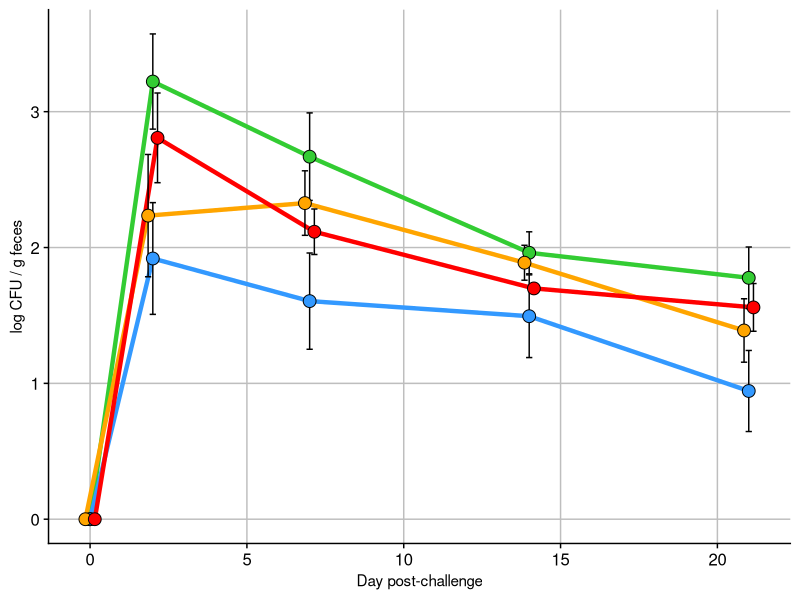

Generate this figure with R: (Note: this script raises an error after producing the figure.)
require(pracma)
library(tidyverse)
library(Hmisc)
library(tidyverse)
library(cowplot)
theme_set(theme_cowplot())
# Read in data

sal_data <- read_csv('./data/FS12b_salmonella_data.csv')

# orders the treatment factors and makes a timepoint factor for plotting ease

sal_data$treatment <- factor(sal_data$treatment, levels = c('control', 'RPS', 'Acid', 'Zn+Cu', 'RCS', 'Bglu'))

sal_data$treatXtime <- factor(sal_data$treatXtime, levels = c('control_0', 'RPS_0', 'Acid_0', 'Zn+Cu_0', 'RCS_0', 'Bglu_0',
                                                              'control_2', 'RPS_2', 'Acid_2', 'Zn+Cu_2', 'RCS_2', 'Bglu_2',
                                                              'control_7', 'RPS_7', 'Acid_7', 'Zn+Cu_7', 'RCS_7', 'Bglu_7',
                                                              'control_14', 'RPS_14', 'Acid_14', 'Zn+Cu_14', 'RCS_14', 'Bglu_14',
                                                              'control_21', 'RPS_21', 'Acid_21', 'Zn+Cu_21', 'RCS_21', 'Bglu_21'))

sal_data$time_point_fact <- factor(sal_data$time_point)
# sal_data$time_point
#

sal_data <- sal_data %>% filter(!(treatment %in% c('Zn+Cu', 'Bglu')) & pignum != 101)




all_daily <- sal_data %>% filter(pignum != 101) %>% group_by(time_point, treatment) %>%
  summarise(mean_sal=mean(log_sal),
            sd_sal=sd(log_sal),
            num=n(),
            se_sal=sd_sal/sqrt(num))






### Figure 1A
F1A <- all_daily %>% 
  mutate(TPP=case_when(
    treatment == 'RPS'  ~    time_point, 
    treatment == 'Acid' ~    time_point - .15, 
    treatment == 'RCS'  ~    time_point + .15, 
    treatment == 'control' ~ time_point, 
    TRUE ~ 1000000000000000000)) %>% 
  filter(!(treatment %in% c('Zn+Cu', 'Bglu'))) %>%
  ggplot(aes(x=TPP, y=mean_sal, fill=treatment, group=treatment)) +
  # geom_jitter(aes(x=time_point, y=log_sal, color=treatment), data=filter(sal_data, !(treatment %in% c('Zn+Cu', 'Bglu'))& pignum !=101), alpha=.5) + 
  geom_line(aes(color=treatment), size=1.5)+
  geom_errorbar(aes(ymin=mean_sal-se_sal,ymax=mean_sal+se_sal), width=.2) +
  geom_point(shape=21, size=4) +
  scale_color_manual(values=c('#33CC33', '#3399FF', 'orange', 'red', 'grey', 'purple')) + 
  scale_fill_manual(values=c('#33CC33', '#3399FF', 'orange', 'red', 'grey', 'purple')) +
  ylab('log CFU / g feces') +
  xlab('Day post-challenge') +
  theme(legend.position = 'none', 
        axis.title = element_text(size = 11), 
        panel.grid.major = element_line(color='grey'))
  # ggtitle('Daily shedding, group summary statistics')


F1A
###


#############






#####
# use this #
# nest and do an anova at each timepoint
library(broom)
# daily_tests <- sal_data %>% 
#   filter(time_point != 0) %>% 
#   group_by(time_point) %>%
#   nest() %>% 
#   mutate(AOV=map(.x = data, ~ aov(data=.x, log_sal ~ treatment)), 
#          tid_AOV=map(AOV, tidy), 
#          TUK=map(AOV, TukeyHSD), 
#          tid_TUK=map(TUK, tidy))
# 
# 
# daily_tests %>% select(time_point, tid_AOV) %>% unnest(cols = tid_AOV)
# 
# 
# 
# daily_tuks <- daily_tests %>%
#   select(time_point, tid_TUK) %>% unnest(cols = tid_TUK) %>%
#   filter(grepl('control', contrast)) %>% 
#   mutate(tuk_pval=adj.p.value, 
#          fdr_pval=p.adjust(adj.p.value, method = 'fdr'), 
#          TPP=paste('Day', time_point), 
#          TPP=factor(TPP, levels = c('Day 2', 'Day 7', 'Day 14', 'Day 21'))) %>% 
#   select(-adj.p.value)
# 
# anno <- tibble(y=c(0,0,0,0), 
#                TPP=factor(c('Day 2','Day 7','Day 14','Day 21'), levels = c('Day 2', 'Day 7', 'Day 14', 'Day 21')), 
#                x=c(3.6,3.6,3.6,3.6), 
#                labtext = c('ANOVA p=0.10', 
#                            'ANOVA p=0.07',
#                            'ANOVA p=0.26',
#                            'ANOVA p=0.11'))
# 
# ### FIG 1B
# # PROBABLY CUT THIS FIGURE #
# F1B <- daily_tuks %>%
#   ggplot(aes(x=contrast, y=estimate, ymin=conf.low, ymax=conf.high, color=contrast)) +
#   geom_hline(yintercept = 0, color='grey')+
#   geom_pointrange(size=.5) + 
#   geom_label(data=anno, aes(x=x,y=y,label=labtext), inherit.aes = FALSE)+
#   geom_text(aes(label=round(tuk_pval, digits = 2), y=2))+
#   coord_flip() + scale_x_discrete(expand = expand_scale(add = c(.5,1)))+
#   facet_wrap(.~TPP, ncol = 4) + 
#   ylim(-3,3) + scale_color_manual(values=c('red','orange','#3399FF')) +
#   theme(panel.border = element_rect(colour = "black", fill=NA, size=1), 
#         legend.position = 'none', 
#         axis.title.y = element_blank(), 
#         axis.title.x = element_text(size=11), 
#         panel.grid.major.x = element_line(color = 'grey', size = .2))
# 
# 
# F1B


# FIGURE 2A


library(lme4)
library(lmerTest)
# lmer(data=sal_data, formula = log_sal ~ )

sal_no0 <- 
  sal_data %>%
  filter(time_point != 0) %>% 
  mutate(pignum=factor(pignum), 
         treatment=factor(treatment, levels = c('control', 'RPS', 'Acid', 'RCS')))

glimpse(sal_no0)
fit_interact   <- lmer(log_sal ~ time_point_fact * treatment + (1|pignum) , data=sal_no0)      # time is factor
fit_nointeract <- lmer(log_sal ~ time_point_fact + treatment + (1|pignum) , data=sal_no0)      # time is factor

# 
# AIC(fit_interact, fit_nointeract)
# anova(fit_interact, fit_nointeract)
# 
# summary(fit_interact)
# confint(fit_interact)
# 
# confint(fit_nointeract)
# summary(fit_nointeract)
# car::Anova(fit_interact)
# car::Anova(fit_nointeract)
# 

# m.emm <- emmeans(fit_nointeract, c("time_point_fact", 'treatment'))
library(emmeans)
contrast.emm <-
  emmeans(fit_interact, ~ treatment | time_point_fact) %>%
  contrast(method='revpairwise') %>%
  tidy(conf.int=TRUE) %>% 
  mutate(day=factor(time_point_fact, levels = c('0','2', '7', '14', '21')), 
         contrast=factor(contrast, levels = c('RCS - control', 'Acid - control','RPS - control' ))) 

means.emm <-
  emmeans(fit_interact, ~ treatment | time_point_fact) %>%
  tidy(conf.int=TRUE) %>% 
  mutate(day=factor(time_point_fact, levels = c('0','2', '7', '14', '21'))) %>% 
  select(-time_point_fact)

D0s <- tibble(treatment=c('control', 'RPS', 'Acid', 'RCS'), 
              estimate=0, df=126, conf.low=0, conf.high=0, statistic=0, p.value=0, 
              day=factor(c('0','0','0','0'), levels=c('0', '2', '7', '14', '21')))
tes <- rbind(D0s, means.emm)


rbind(D0s, means.emm) %>% 
  ggplot(aes(x=as.numeric(as.character(day)), y=estimate, color=treatment, group=treatment)) + geom_point()+
  geom_pointrange(aes(ymin=conf.low, ymax=conf.high)) + 
  geom_line()

F1A

F1B <- 
  contrast.emm %>%
    filter(grepl('control', contrast)) %>% 
    ggplot(aes(x=contrast, y=estimate, color=contrast))+
    geom_point() +
    geom_hline(yintercept = 0)+
    geom_pointrange(aes(ymin=conf.low, ymax=conf.high)) +
    coord_flip()+ 
    facet_wrap(~day, nrow = 1)+
    scale_color_manual(values=c('red','orange','#3399FF')) 



#### TISSUES ###



# AULC
sum_sal <- sal_data %>% group_by(pignum) %>%
  summarise(AULC=trapz(time_point, log_sal),
            sum=sum(log_sal), 
            maxshed=log_sal[which.max(log_sal)], 
            day_max=time_point[which.max(log_sal)], 
            pos_samples=sum(log_sal > 0), 
            treatment=unique(treatment))


# re orders sum_sal
sum_sal <- sum_sal[match(filter(sal_data, time_point==2)$pignum,sum_sal$pignum),]



sum_sal$treatment <- factor(sum_sal$treatment, levels = c('control', 'RPS', 'Acid', 'Zn+Cu', 'RCS', 'Bglu'))


F2A <- filter(sum_sal, pignum !=101) %>% 
  ggplot(aes(x=treatment, y=AULC, fill=treatment))+
  geom_boxplot(outlier.alpha = 0) +
  geom_jitter(aes(fill=treatment), shape=21, size=1.75, stroke=1, width = .13) +
  scale_fill_manual(values=c('#33CC33', '#3399FF', 'orange', 'red', 'grey', 'purple')) +
  # ggtitle('Cumulative Salmonella shedding (AULC)', subtitle = 'ANOVA P = 0.0123') +
  theme(legend.position = 'none', 
        panel.border = element_rect(colour = 'black', fill=NA), 
        axis.title.x = element_blank(), 
        panel.grid.major = element_line(color='grey'))


F2A


### USE THIS FOR AULC STAT TEST ###
aov_AULC <- aov(data=sum_sal, AULC~treatment)
summary(aov_AULC)

AULC_tuk <- TukeyHSD(aov_AULC) %>% tidy()

F2B <- AULC_tuk %>% filter(grepl('control', contrast)) %>% 
  mutate(contrast=factor(contrast, levels = c('RCS-control', 'Acid-control','RPS-control'))) %>%
  ggplot(aes(x=contrast, y=estimate, ymin=conf.low, ymax=conf.high,color=contrast)) +
  geom_hline(yintercept = 0, color='grey') +
  geom_pointrange(size=.75) +
  geom_text(aes(x=contrast,y=8,
                label=paste('P=', round(adj.p.value, 2))), 
            hjust=0) +
  ggtitle('ANOVA P = 0.012') + 
  ylim(-32,32)+
  # scale_y_continuous(expand = expand_scale(add = c(5,15)))+
  theme(panel.border = element_rect(color='black', fill=NA), 
        legend.position='none', 
        axis.title.y = element_blank(), 
        axis.text = element_text(size=10), 
        panel.grid.major.x = element_line(color='grey', size=.2))+
  coord_flip() +
  scale_color_manual(values=c('red','orange','#3399FF')) 
F2B
# 
# sample(2:50, size = length(sal_no0$Salmonella[sal_no0$Salmonella == 50]), replace = TRUE)
# 
# length(sal_no0$Salmonella[sal_no0$Salmonella == 50])
# 
# sal_no0$Salmonella[sal_no0$Salmonella == 50] <-sample(1:50, size = length(sal_no0$Salmonella[sal_no0$Salmonella == 50]), replace = TRUE) 
# 
# sal_no0$log_sal2 <- log10(sal_no0$Salmonella)
# 
# sal_no0$log_sal2[is.infinite(sal_no0$log_sal2)] <- 0
# 
# 
# hist(sal_no0$log_sal2, breaks=100)
# 
# scale(sal_no0$log_sal2)
# 
# 
# fit_interact   <- lmer(scale(log_sal2) ~ time_point_fact * treatment + (1|pignum) , data=sal_no0)      # time is factor
# plot(fit_interact)
# 
# sal_no0$Salmonella
# sample(1:50, size = 1, replace = TRUE)
# 
# 

################################
# setwd("~/FS12")
# TISSUES


tis <- read.csv('./data/D21_tissues.csv')
tis$log_sal <- log10(tis$Salmonella)
tis$log_sal <- as.numeric(sub(-Inf, 0, tis$log_sal))
tis <- na.exclude(tis)

tis <- tis %>% filter(!treatment %in% c('Zn+Cu', 'Bglu'))

tis$treatment <- factor(tis$treatment, levels = c('control', 'RPS', 'Acid', 'RCS'))




sal_tis21 <- 
  tis %>%
  mutate(pignum=factor(pignum), 
         treatment=factor(treatment, levels = c('control', 'RPS', 'Acid', 'RCS')))

glimpse(sal_tis21)

fit_interact   <- lmer(log_sal ~ tissue * treatment + (1|pignum) , data=sal_tis21)      # time is factor



### REPLACE FIG3 (TISSUE SHEDDING) WITH THESE
contrast.emm <-
  emmeans(fit_interact, ~ treatment | tissue) %>%
  contrast(method='revpairwise') %>%
  tidy(conf.int=TRUE) %>% 
  mutate(contrast=factor(contrast, levels = c('RCS - control', 'Acid - control','RPS - control' ))) 

means.emm <-
  emmeans(fit_interact, ~ treatment | tissue) %>%
  tidy(conf.int=TRUE) 


#######


# 

# tables?

tissum <- tis %>% group_by(treatment, tissue) %>% 
  summarise(mean_lcfu=mean(log_sal),
            num_pos=sum(log_sal>0), 
            tot_obs=n())


tissum %>% filter(tissue=='cecal_cont')




#

tis_tests <- tis %>%  group_by(tissue) %>% nest() %>% 
  mutate(AOV=map(.x = data, ~ aov(data=.x, log_sal ~ treatment)), 
         tid_AOV=map(AOV, tidy), 
         TUK=map(AOV, TukeyHSD), 
         tid_TUK=map(TUK, tidy))


tis_tests %>% select(tissue, tid_AOV) %>% unnest(cols = tid_AOV)

tis_anno <- tibble(y=c(0,0,0,0,0), 
                   tissue=factor(c('cecal_cont','Cecum','ICLN','IPP', 'Tonsil'), levels = c('cecal_cont','Cecum','ICLN','IPP', 'Tonsil')), 
                   x=c(3.9,3.9,3.9,3.9,3.9), 
                   labtext = c('ANOVA p=0.02', 
                               'ANOVA p=0.05',
                               'ANOVA p=0.13',
                               'ANOVA p=0.54',
                               'ANOVA p=0.01'))


  
tissue_tuks <- tis_tests %>%
  select(tissue, tid_TUK) %>% unnest(cols = tid_TUK) %>%
  filter(grepl('control', contrast)) %>% 
  mutate(tuk_pval=adj.p.value, 
         fdr_pval=p.adjust(adj.p.value, method = 'fdr')) %>% 
  select(-adj.p.value)

tissue_tuks
  
#

all_tis <- tis %>% group_by(tissue, treatment) %>%
  summarise(mean_sal=mean(log_sal),
            sd_sal=sd(log_sal),
            num=n(),
            se_sal=sd_sal/sqrt(num))






### Figure 3A
F3A <- all_tis %>%
  ggplot(aes(x=treatment, y=mean_sal, fill=treatment, group=treatment)) +
  # geom_jitter(aes(x=time_point, y=log_sal, color=treatment), data=filter(sal_data, !(treatment %in% c('Zn+Cu', 'Bglu'))& pignum !=101), alpha=.5) + 
  geom_col(aes(fill=treatment), size=1.5)+
  geom_errorbar(aes(ymin=mean_sal-se_sal,ymax=mean_sal+se_sal), width=.2) +
  scale_color_manual(values=c('#33CC33', '#3399FF', 'orange', 'red', 'grey', 'purple')) + 
  scale_fill_manual(values=c('#33CC33', '#3399FF', 'orange', 'red', 'grey', 'purple')) +
  ylab('log CFU / g tissue') +
  theme(panel.border = element_rect(color = 'black', fill = NA), 
        axis.text.x = element_text(angle = -45, hjust = 0), 
        axis.title.x = element_blank(), 
        legend.position = 'none', 
        axis.title.y = element_text(size = 11), 
        panel.grid.major = element_line(color='grey', size=.25))+
  # ggtitle('tissue colonization') +
  facet_wrap(~tissue, ncol = 5)


F3A



#
# Figure 3B

F3B <- tissue_tuks %>%
  mutate(contrast = factor(contrast, levels=c('RCS-control', 'Acid-control','RPS-control'))) %>% 
  ggplot(aes(x=contrast, y=estimate, ymin=conf.low, ymax=conf.high, color=contrast)) +
  geom_hline(yintercept = 0, color='grey')+
  geom_pointrange(size=.5) + 
  geom_label(data=tis_anno, aes(x=x,y=y,label=labtext), inherit.aes = FALSE, size=3)+
  geom_text(aes(label=round(tuk_pval, digits = 2), y=2))+
  coord_flip() + scale_x_discrete(expand = expand_scale(add = c(1,1.5)))+
  facet_wrap(.~tissue, ncol = 5) +
  ylim(-3.5,3.5) + scale_color_manual(values=c('red','orange','#3399FF')) +
  theme(panel.border = element_rect(colour = "black", fill=NA, size=1), 
        axis.title.y=element_blank(), 
        legend.position = 'none', 
        panel.grid.major = element_line(color='grey', size=.25))


F3B

### COWPLOT ZONE ###

# Figure 1

# F1A
# F1B


fig_1 <- ggdraw()+
  draw_plot(F1A, 0,.45,1,.55)+
  draw_plot(F1B, 0,0,1,.45)+
  draw_plot_label(x=c(0,0), y=c(1,.45), label = c('A', 'B'))
fig_1


ggsave(fig_1,
       filename = './output/figure1.jpeg',
       width = 180,
       height = 150,
       device = 'jpeg',
       dpi = 300,
       units = 'mm')


# Figure 2

# F2A
# F2B


fig_2 <- ggdraw()+
  draw_plot(F2A, 0,0,.6,1)+
  draw_plot(F2B, .6,0,.4,1)+
  draw_plot_label(x=c(0,.6), y=c(1,1), label = c('A', 'B'))
fig_2


ggsave(fig_2,
       filename = './output/figure2.jpeg',
       width = 180,
       height = 85,
       device = 'jpeg',
       dpi = 300,
       units = 'mm')



# Figure 3

# F3A
# F3B


fig_3 <- ggdraw()+
  draw_plot(F3A, 0,.5,1,.5)+
  draw_plot(F3B, 0,0,1,.5)+
  draw_plot_label(x=c(0,0), y=c(1,.5), label = c('A', 'B'))
fig_3


ggsave(fig_3,
       filename = './output/figure3.jpeg',
       width = 180,
       height = 150,
       device = 'jpeg',
       dpi = 300,
       units = 'mm')



########### FOR A HIGH VS LOW SHEDDER SHED FIGURE ##########

tis_RPS <- tis %>% filter(treatment %in% c('control', 'RPS'))
sum_sal_RPS <- sum_sal %>% filter(treatment %in% c('control', 'RPS'))

controls <- sum_sal$pignum[sum_sal_RPS$treatment == 'control']


tis_RPS$shed <- ifelse(tis_RPS$pignum %in% c(373,321,181,392,97), 'RPS_low',
                       ifelse(tis_RPS$pignum %in% controls,'control', 'RPS_high'))
                       
                       
sum_sal_RPS$shed <- ifelse(sum_sal_RPS$pignum %in% c(373,321,181,392,97), 'RPS_low',
                           ifelse(sum_sal_RPS$pignum %in% controls,'control', 'RPS_high'))

tis_RPS %>% ggplot(aes(x=shed, y=log_sal, group=shed, fill=shed)) +
  geom_boxplot(outlier.alpha = 0) +
  geom_jitter(shape=21,width = .1, size=2.25) +
  facet_wrap(~tissue) +
  scale_fill_manual(values=c('#33CC33', '#246DB6', '#47D6FF', 'orange', 'red', 'grey', 'purple')) +
  ggtitle('Cecal Contents')

sum_sal_RPS %>% ggplot(aes(x=treatment, y=AULC, group=shed, fill=shed)) +
  geom_boxplot(outlier.alpha = 0) +
  geom_jitter(shape=21,width = .1, size=2.25) +
  #facet_wrap(~tissue) +
  scale_fill_manual(values=c('#33CC33', '#246DB6', '#47D6FF', 'orange', 'red', 'grey', 'purple')) +
  ggtitle('AULC')


#C8C226
#985CF9

# CONTROL COLOR    '#33CC33'
# RPS COLOR        '#3399FF'
# HIGH SHED COLOR: '#246DB6'
# LOW SHED COLOR:  '#47D6FF'

darken('#3399FF')
lighten('#3399FF')



sum_sal %>% ggplot(aes(x=0, y=AULC,fill=treatment)) +
  # geom_boxplot(outlier.alpha = 0) +
  geom_jitter(shape=21,width = .01, size=2.25)+ geom_violin()



sum_sal %>% 
  ggplot(aes(x=AULC, fill=treatment)) +
  geom_histogram(fill='grey', color='grey') +
  geom_histogram(color=alpha('black', alpha = .5)) +
  # geom_vline(xintercept = c(30.75, 44.5), color='purple') +
  scale_fill_manual(values=c('#33CC33', '#3399FF', 'orange', 'red', 'grey', 'purple'))




# high-low shedding curves

sal_data <- sal_data %>%
  mutate(treatment2=
           case_when(
            treatment == 'control'       ~ 'control', 
            pignum %in% c(373,321,181,392,97) ~ 'RPS_low',
            treatment == 'RPS' & !(pignum %in% c(373,321,181,392,97)) ~ 'RPS_high'
  
))

sal_data %>%
  ggplot(aes(x=time_point, y=log_sal)) +
  geom_point(color='grey') + 
  geom_line(data=sal_data %>% filter(treatment %in% c('control', 'RPS')), aes(group=pignum, color=treatment2))


sal_data %>%
  filter(treatment %in% c('control', 'RPS')) %>% 
  ggplot(aes(x=treatment2, y=log_sal, fill=treatment2)) + 
  geom_boxplot() + geom_jitter(width = .2) + 
  facet_wrap(~time_point_fact, nrow = 1) + 
  geom_text_repel(aes(label=pignum))



# 
# 
# ### NEED CECAL VFA DATA FOR THIS NEXT SECTION ###
# 
# vfas_for_cor <- read_csv('data/FS12b_vfas_for_cor.csv')
# 
# ### NEED TO REMOVE ONE TREATMENT BEFORE MERGE
# vfas_for_cor <- vfas_for_cor %>% select(-treatment)
# sal_for_cor <- merge(sal_for_cor, vfas_for_cor, by = 'pignum')
# rownames(sal_for_cor) <- sal_for_cor$pignum
# 
# 
# ##### fecal corrs #####
# fec_cor <- res.all %>% select(-treatment) %>% full_join(sum_sal, by = 'pignum')
# fec_cor <- fec_cor[-288,]
# 
# sum_sal
# 
# fec_cor %>% filter(time == 0) %>% ggplot(aes(x=butyrate, y=AULC)) + geom_point() + geom_smooth(method = 'lm')+ scale_color_manual(values=c('#33CC33', '#3399FF', 'orange', 'red', 'grey', 'purple'))
# fec_cor %>% filter(time == 0) %>% ggplot(aes(x=caproate, y=AULC)) + geom_point() + geom_smooth(method = 'lm')+ scale_color_manual(values=c('#33CC33', '#3399FF', 'orange', 'red', 'grey', 'purple'))
# fec_cor %>% filter(time == 0) %>% ggplot(aes(x=valerate, y=AULC)) + geom_point() + geom_smooth(method = 'lm')+ scale_color_manual(values=c('#33CC33', '#3399FF', 'orange', 'red', 'grey', 'purple'))
# 
# 
# fec_cor %>% ggplot(aes(x=valerate, y=AULC)) + geom_point() + geom_smooth(method = 'lm')+ scale_color_manual(values=c('#33CC33', '#3399FF', 'orange', 'red', 'grey', 'purple')) + facet_wrap(~time)
# fec_cor %>% ggplot(aes(x=caproate, y=AULC)) + geom_point() + geom_smooth(method = 'lm')+ scale_color_manual(values=c('#33CC33', '#3399FF', 'orange', 'red', 'grey', 'purple')) + facet_wrap(~time)
# 
# 
# 
# fec_cor %>% filter(time == 0) %>% ggplot(aes(x=valerate, y=AULC)) + geom_point() + geom_smooth(method = 'lm')+ scale_color_manual(values=c('#33CC33', '#3399FF', 'orange', 'red', 'grey', 'purple'))
# 
# 
# ### is this meta from the 16S stuff?
# meta %>% filter(experiment == 'X12b') %>% ggplot(aes(x=caproate, y=log_sal)) + geom_point() + geom_smooth(method = 'lm') + facet_wrap(~day)
# 
# meta_for_corr <- meta %>% mutate(day_fact=factor(day, levels = c('D0', 'D2', 'D7', 'D14', 'D21'))) %>% filter(experiment == 'X12b')
# 
# meta_for_corr %>% filter(tissue =='F' & day != 'D0') %>% ggplot(aes(x=caproate, y=log_sal)) + geom_point() + geom_smooth(method = 'lm') + facet_wrap(~day_fact)
# meta_for_corr %>% filter(tissue =='F' & day != 'D0') %>% ggplot(aes(x=valerate, y=log_sal)) + geom_point() + geom_smooth(method = 'lm') + facet_wrap(~day_fact)
# meta_for_corr %>% filter(tissue =='F' & day != 'D0') %>% ggplot(aes(x=butyrate, y=log_sal)) + geom_point() + geom_smooth(method = 'lm') + facet_wrap(~day_fact)
# 
# # meta_for_corr$treatment
# sal_vfa_cor <- meta_for_corr %>% select(pignum,day, tissue, treatment, log_sal, AULC, ends_with('ate')) %>%
#   filter(pignum!=101 & tissue != 'Q' & treatment %in% c('Control', 'RPS', 'Acid', 'RCS')) %>% na.omit()
# 
# sal_vfa_cor <- sal_vfa_cor %>% mutate(total=rowSums(.[grep("ate", names(.))]))
# 
# 
# globa_log_sal_VFA_corrs <- sal_vfa_cor %>% group_by(day, tissue) %>% 
#                                           summarise(ace_corP=cor.test(log_sal, acetate)$p.value, 
#                                                     pro_corP=cor.test(log_sal, propionate)$p.value, 
#                                                     but_corP=cor.test(log_sal, butyrate)$p.value, 
#                                                     val_corP=cor.test(log_sal, valerate)$p.value, 
#                                                     cap_corP=cor.test(log_sal, caproate)$p.value, 
#                                                     isob_corP=cor.test(log_sal, isobutyrate)$p.value, 
#                                                     isov_corP=cor.test(log_sal, isovalerate)$p.value, 
#                                                     tot_corP=cor.test(log_sal, total)$p.value)%>% na.omit() %>%
#   gather(-(day:tissue), key = 'vfa', value = 'pval') %>% filter(pval < 0.05)
# 
# 
# 
# globa_AULC_VFA_corrs <- sal_vfa_cor %>% group_by(day, tissue) %>% 
#   summarise(ace_corP=cor.test(AULC, acetate, method = 'spearman')$p.value, 
#             pro_corP=cor.test(AULC, propionate, method = 'spearman')$p.value, 
#             but_corP=cor.test(AULC, butyrate, method = 'spearman')$p.value, 
#             val_corP=cor.test(AULC, valerate, method = 'spearman')$p.value, 
#             cap_corP=cor.test(AULC, caproate, method = 'spearman')$p.value, 
#             isob_corP=cor.test(AULC, isobutyrate, method = 'spearman')$p.value, 
#             isov_corP=cor.test(AULC, isovalerate, method = 'spearman')$p.value, 
#             tot_corP=cor.test(AULC, total)$p.value, method = 'spearman')%>% na.omit() %>%
#   gather(-(day:tissue), key = 'vfa', value = 'pval') %>% filter(pval < 0.05)
# 
#  c('acetate', 'propionate', 'valerate', 'caproate', 'total')
#  
# globa_AULC_VFA_corrs %>% filter(day =='D0')
# globa_AULC_VFA_corrs %>% filter(day =='D2')
# 
# 
# treat_log_sal_VFA_corrs <- sal_vfa_cor %>% group_by(day, tissue, treatment) %>% 
#                                           summarise(ace_corP=cor.test(log_sal, acetate, method = 'spearman')$p.value, 
#                                                     pro_corP=cor.test(log_sal, propionate, method = 'spearman')$p.value, 
#                                                     but_corP=cor.test(log_sal, butyrate, method = 'spearman')$p.value, 
#                                                     val_corP=cor.test(log_sal, valerate, method = 'spearman')$p.value, 
#                                                     cap_corP=cor.test(log_sal, caproate, method = 'spearman')$p.value, 
#                                                     isob_corP=cor.test(log_sal, isobutyrate, method = 'spearman')$p.value, 
#                                                     isov_corP=cor.test(log_sal, isovalerate, method = 'spearman')$p.value, 
#                                                     tot_corP=cor.test(log_sal, total, method = 'spearman')$p.value) %>% na.omit() %>%
#   gather(-(day:treatment), key = 'vfa', value = 'pval') %>% filter(pval < 0.15)
# 
# 
# treat_AULC_VFA_corrs <- sal_vfa_cor %>% group_by(day, tissue, treatment) %>% 
#   summarise(ace_corP=cor.test(AULC, acetate, method = 'spearman')$p.value, 
#             pro_corP=cor.test(AULC, propionate, method = 'spearman')$p.value, 
#             but_corP=cor.test(AULC, butyrate, method = 'spearman')$p.value, 
#             val_corP=cor.test(AULC, valerate, method = 'spearman')$p.value, 
#             cap_corP=cor.test(AULC, caproate, method = 'spearman')$p.value, 
#             isob_corP=cor.test(AULC, isobutyrate, method = 'spearman')$p.value, 
#             isov_corP=cor.test(AULC, isovalerate, method = 'spearman')$p.value, 
#             tot_corP=cor.test(AULC, total, method = 'spearman')$p.value) %>% na.omit() %>%
#   gather(-(day:treatment), key = 'vfa', value = 'pval') %>% filter(pval < 0.15)
# 
# ##### schemezone #####
# globa_AULC_VFA_corrs %>% filter(pval < 0.05 & day == 'D0')
# treat_AULC_VFA_corrs %>% filter(pval < 0.15 & day == 'D0')
# 
# globa_AULC_VFA_corrs %>% filter(pval < 0.05 & day=='D21') %>% print(n=40)
# treat_AULC_VFA_corrs %>% filter(pval < 0.15 & day=='D21') %>% print(n=40)
# 
# treat_log_sal_VFA_corrs %>%filter(pval <0.1) %>%  print(n = 40)
# globa_log_sal_VFA_corrs
# 
# #### AULC CORRELATIONS PLOTS #####
# sal_vfa_cor %>% gather(-(pignum:AULC), key=VFA, value=mM) %>% filter(day == 'D0') %>% 
#   ggplot(aes(x=mM, y=AULC)) +
#   geom_smooth(color='black', method = 'lm', fill=NA) +geom_point(aes(color=treatment), alpha=.5)+
#   geom_smooth(aes(color=treatment), method = 'lm', fill=NA)+
#   facet_wrap(~VFA, scales = 'free') + ggtitle('D0 fecal VFAs correlate with final AULC')
# 
# sal_vfa_cor %>% gather(-(pignum:AULC), key=VFA, value=mM) %>% filter(day == 'D21' & tissue =='C') %>% 
#   ggplot(aes(x=mM, y=AULC)) +
#   geom_smooth(color='black', method = 'lm', fill=NA) +geom_point(aes(color=treatment), alpha=.5)+
#   geom_smooth(aes(color=treatment), method = 'lm', fill=NA)+
#   facet_wrap(~VFA, scales = 'free') + ggtitle('D21 cecal VFAs correlate with final AULC')
# 
# #### LOG SAL CORRELATIONS PLOTS #########
# sal_vfa_cor %>% gather(-(pignum:AULC), key=VFA, value=mM) %>% filter(day == 'D2') %>% 
#   ggplot(aes(x=mM, y=log_sal)) +
#   geom_smooth(color='black', method = 'lm', fill=NA) +
#   geom_smooth(aes(color=treatment), method = 'lm', fill=NA)+
#   facet_wrap(~VFA, scales = 'free') + ggtitle('D2 fecal VFAs correlate with log_sal')
# 
# sal_vfa_cor %>% gather(-(pignum:AULC), key=VFA, value=mM) %>% filter(day == 'D7') %>% 
#   ggplot(aes(x=mM, y=log_sal)) +
#   geom_smooth(color='black', method = 'lm', fill=NA) +
#   geom_smooth(aes(color=treatment), method = 'lm', fill=NA)+
#   facet_wrap(~VFA, scales = 'free') + ggtitle('D7 fecal VFAs correlate with log_sal')
# 
# sal_vfa_cor %>% gather(-(pignum:AULC), key=VFA, value=mM) %>% filter(day == 'D14') %>% 
#   ggplot(aes(x=mM, y=log_sal)) +
#   geom_smooth(color='black', method = 'lm', fill=NA) +
#   geom_smooth(aes(color=treatment), method = 'lm', fill=NA)+
#   facet_wrap(~VFA, scales = 'free') + ggtitle('D14 fecal VFAs correlate with log_sal')
# 
# sal_vfa_cor %>% gather(-(pignum:AULC), key=VFA, value=mM) %>% filter(day == 'D21' & tissue =='F') %>% 
#   ggplot(aes(x=mM, y=log_sal)) +
#   geom_smooth(color='black', method = 'lm', fill=NA) +
#   geom_smooth(aes(color=treatment), method = 'lm', fill=NA)+
#   facet_wrap(~VFA, scales = 'free') + ggtitle('D21 fecal VFAs correlate with log_sal')
# 
# sal_vfa_cor %>% gather(-(pignum:AULC), key=VFA, value=mM) %>% filter(day == 'D21' & tissue =='X') %>% 
#   ggplot(aes(x=mM, y=log_sal)) +
#   geom_smooth(color='black', method = 'lm', fill=NA) +
#   geom_smooth(aes(color=treatment), method = 'lm', fill=NA)+
#   facet_wrap(~VFA, scales = 'free') + ggtitle('D21 cecal VFAs correlate with cecal_tissue log_sal')
# 
# sal_vfa_cor %>% gather(-(pignum:AULC), key=VFA, value=mM) %>% filter(day == 'D21' & tissue =='C') %>% 
#   ggplot(aes(x=mM, y=log_sal)) +
#   geom_smooth(color='black', method = 'lm', fill=NA) +
#   geom_smooth(aes(color=treatment), method = 'lm', fill=NA)+
#   facet_wrap(~VFA, scales = 'free') + ggtitle('D21 cecal VFAs correlate with cecal log_sal')
# 
# 
# 
# ########
# treat_log_sal_VFA_corrs %>% na.omit()
# 
# ggplot(sal_for_cor, aes(x=butyrate, y=AULC)) +
#   geom_point(aes(color=treatment)) + geom_smooth(method = 'lm') + scale_color_manual(values=c('#33CC33', '#3399FF', 'orange', 'red', 'grey', 'purple')) +
#   ggtitle('Correlation between cecal butyrate concentration and total Salmonella shedding', subtitle = 'Spearman: -0.4, p=0.003')
# 
# 
# ggplot(sal_for_cor, aes(x=caproate, y=AULC)) +
#   geom_point(aes(color=treatment)) + geom_smooth(method = 'lm')+ scale_color_manual(values=c('#33CC33', '#3399FF', 'orange', 'red', 'grey', 'purple')) +
#   ggtitle('Correlation between cecal caproate concentration and total Salmonella shedding', subtitle = 'Spearman: -0.53, p=0.0005')
# ggplot(sal_for_cor, aes(x=valerate, y=AULC)) +
#   geom_point(aes(color=treatment)) + geom_smooth(method = 'lm')+ scale_color_manual(values=c('#33CC33', '#3399FF', 'orange', 'red', 'grey', 'purple')) +
#   ggtitle('Correlation between cecal valerate concentration and total Salmonella shedding', subtitle = 'Spearman: -0.38, p=0.0005')
# ggplot(sal_for_cor, aes(x=total, y=AULC)) +
#   geom_point(aes(color=treatment)) + geom_smooth(method = 'lm')+ scale_color_manual(values=c('#33CC33', '#3399FF', 'orange', 'red', 'grey', 'purple')) +
#   ggtitle('Correlation between cecal total SCFA concentration and total Salmonella shedding', subtitle = 'Spearman: -0.4, p=0.002')
# 
# ##### Shawn FSIS #######
# 
# ggplot(sal_for_cor, aes(x=butyrate, y=AULC)) +
#   geom_smooth(method = 'lm') + geom_point(aes(fill=treatment), shape = 21, size=2) + 
#   scale_fill_manual(values=c('#33CC33', '#3399FF', 'orange', 'red', 'grey', 'purple'))+
#   theme_bw(base_size = 16) + xlab('butyrate (mM)') + ggtitle('AULC vs Cecal butyrate (D21)')
# 
# ggplot(sal_for_cor, aes(x=total, y=AULC)) +
#   geom_smooth(method = 'lm') + geom_point(aes(fill=treatment), shape = 21, size=2) + 
#   scale_fill_manual(values=c('#33CC33', '#3399FF', 'orange', 'red', 'grey', 'purple'))+
#   theme_bw(base_size = 16) + xlab('Total SCFAs (mM)') + ggtitle('')
# 
# 
# 
# ggplot(sal_for_cor, aes(x=butyrate, y=AULC, color=treatment)) +
#   geom_smooth(method = 'lm', se = FALSE) + geom_point(aes(fill=treatment), shape = 21, size=2) + 
#   scale_fill_manual(values=c('#33CC33', '#3399FF', 'orange', 'red', 'grey', 'purple'))+
#   scale_color_manual(values=c('#33CC33', '#3399FF', 'orange', 'red', 'grey', 'purple'))+
#     theme(axis.text = element_text(size=16), 
#         axis.title = element_text(size=16), 
#         legend.text = element_text(size=16),
#         legend.title = element_text(size=16)) + ggtitle('') + xlab('butyrate (mM)')
# 
# ggplot(sal_for_cor, aes(x=valerate, y=AULC, color=treatment)) +
#   geom_smooth(method = 'lm', se = FALSE) + geom_point(aes(fill=treatment), shape = 21, size=2) + 
#   scale_fill_manual(values=c('#33CC33', '#3399FF', 'orange', 'red', 'grey', 'purple'))+
#   scale_color_manual(values=c('#33CC33', '#3399FF', 'orange', 'red', 'grey', 'purple'))+
#   theme(axis.text = element_text(size=16), 
#         axis.title = element_text(size=16), 
#         legend.text = element_text(size=16),
#         legend.title = element_text(size=16)) + ggtitle('') + xlab('valerate (mM)')
# 
# ggplot(sal_for_cor, aes(x=caproate, y=AULC, color=treatment)) +
#   geom_smooth(method = 'lm', se = FALSE) + geom_point(aes(fill=treatment), shape = 21, size=2) + 
#   scale_fill_manual(values=c('#33CC33', '#3399FF', 'orange', 'red', 'grey', 'purple'))+
#   scale_color_manual(values=c('#33CC33', '#3399FF', 'orange', 'red', 'grey', 'purple'))+
#   theme(axis.text = element_text(size=16), 
#         axis.title = element_text(size=16), 
#         legend.text = element_text(size=16),
#         legend.title = element_text(size=16)) + ggtitle('') + xlab('caproate (mM)')
# 
# ggplot(sal_for_cor, aes(x=total, y=AULC, color=treatment)) +
#   geom_smooth(method = 'lm', se = FALSE) + geom_point(aes(fill=treatment), shape = 21, size=2) + 
#   scale_fill_manual(values=c('#33CC33', '#3399FF', 'orange', 'red', 'grey', 'purple'))+
#   scale_color_manual(values=c('#33CC33', '#3399FF', 'orange', 'red', 'grey', 'purple'))+
#   theme(axis.text = element_text(size=16), 
#         axis.title = element_text(size=16), 
#         legend.text = element_text(size=16),
#         legend.title = element_text(size=16)) + ggtitle('') + xlab('total (mM)')
# 
# 
# ############ TESTESTESTEST #################
# 
# 
# 
# sal_for_cor %>% filter(treatment %in% c('control','RPS')) %>% ggplot(aes(x=butyrate, y=AULC)) +
#   geom_smooth(method = 'lm') + geom_point(aes(fill=treatment), shape = 21, size=2) + 
#   scale_fill_manual(values=c('red', '#3399FF', 'orange', 'red', 'grey', 'purple'))+
#   theme_bw()+ ggtitle('Correlation between AULC and cecal butyrate at D21') + xlab('butyrate (mM)') 
# 
# 
# sal_for_cor %>% filter(treatment == 'Bglu') %>% ggplot(aes(x=butyrate, y=AULC)) +
#   geom_smooth(method = 'lm') + geom_point(aes(fill=treatment), shape = 21, size=2) + 
#   scale_fill_manual(values=c('#33CC33', '#3399FF', 'orange', 'red', 'grey', 'purple'))+
#   theme(axis.text = element_text(size=16), 
#         axis.title = element_text(size=16), 
#         legend.text = element_text(size=16),
#         legend.title = element_text(size=16)) + ggtitle('') + xlab('butyrate (mM)')
# 
# 
# sal_for_cor %>% group_by(treatment) %>% summarise(butP = cor.test(AULC, butyrate)$p.value, 
#                                                   butT = cor.test(AULC, butyrate)$statistic,
#                                                   propP = cor.test(x=AULC, y=propionate)$p.value,
#                                                   propT = cor.test(x=AULC, y=propionate)$statistic,
#                                                   capP = cor.test(x=AULC, y=caproate)$p.value,
#                                                   capT = cor.test(x=AULC, y=caproate)$statistic,
#                                                   valP = cor.test(x=AULC, y=valerate)$p.value,
#                                                   valT = cor.test(x=AULC, y=valerate)$statistic,
#                                                   totP = cor.test(x=AULC, y=total)$p.value,
#                                                   totT = cor.test(x=AULC, y=total)$statistic,
#                                                   Pbutp = cor.test(x=AULC, y=P_butyrate)$p.value,
#                                                   PbutT = cor.test(x=AULC, y=P_butyrate)$statistic)
# 
# 
# 
# ggplot(sal_for_cor, aes(x=total, y=AULC)) +
#   geom_smooth(method = 'lm') + geom_point(aes(fill=treatment), shape = 21, size=2) + 
#   scale_fill_manual(values=c('#33CC33', '#3399FF', 'orange', 'red', 'grey', 'purple'))+
#   theme(axis.text = element_text(size=16), 
#         axis.title = element_text(size=16), 
#         legend.text = element_text(size=16),
#         legend.title = element_text(size=16)) + ggtitle('') + xlab('Total SCFAs (mM)')
# 
# # filter(sal_for_cor, treatment %in% c('control', 'RPS'))
# # filter(sal_for_cor, treatment =='control') %>% ggplot(aes(x=butyrate, y=AULC)) + geom_point() + geom_smooth(method = 'lm')
# # filter(sal_for_cor, treatment =='RPS') %>% ggplot(aes(x=butyrate, y=AULC)) + geom_point() + geom_smooth(method = 'lm')
# 
# 
# # filter(sal_for_cor, treatment =='control') %>% ggplot(aes(x=butyrate, y=AULC)) + geom_point() + geom_smooth(method = 'lm')
# # filter(sal_for_cor, treatment =='RPS') %>% ggplot(aes(x=butyrate, y=AULC)) + geom_point() + geom_smooth(method = 'lm')
# # 
# 
# 
# # filter(sal_for_cor, treatment =='control') %>% ggplot(aes(x=valerate, y=AULC)) + geom_point() + geom_smooth(method = 'lm')
# # filter(sal_for_cor, treatment =='RPS') %>% ggplot(aes(x=valerate, y=AULC)) + geom_point() + geom_smooth(method = 'lm')
# # 
# 
# # filter(sal_for_cor, treatment =='control') %>% ggplot(aes(x=caproate, y=AULC)) + geom_point() + geom_smooth(method = 'lm')
# # filter(sal_for_cor, treatment =='RPS') %>% ggplot(aes(x=caproate, y=AULC)) + geom_point() + geom_smooth(method = 'lm')
# 
# 
# cor.test(filter(sal_for_cor, treatment =='control')$AULC,
#          filter(sal_for_cor, treatment =='control')$butyrate)
# 
# cor.test(filter(sal_for_cor, treatment =='RPS')$AULC,
#          filter(sal_for_cor, treatment =='RPS')$butyrate)
# 
# 
# cor.test(filter(sal_for_cor, treatment =='control')$AULC,
#          filter(sal_for_cor, treatment =='control')$valerate)
# 
# cor.test(filter(sal_for_cor, treatment =='RPS')$AULC,
#          filter(sal_for_cor, treatment =='RPS')$valerate)
# 
# cor.test(filter(sal_for_cor, treatment =='control')$AULC,
#          filter(sal_for_cor, treatment =='control')$caproate)
# 
# cor.test(filter(sal_for_cor, treatment =='RPS')$AULC,
#          filter(sal_for_cor, treatment =='RPS')$caproate)
# 
# cor.test(filter(sal_for_cor, treatment =='control')$AULC,
#          filter(sal_for_cor, treatment =='control')$total)
# 
# cor.test(filter(sal_for_cor, treatment =='RPS')$AULC,
#          filter(sal_for_cor, treatment =='RPS')$total)
# 
# 
# 
# cor.test(filter(sal_for_cor, treatment%in%c('RPS', 'control'))$AULC,
#          filter(sal_for_cor, treatment%in%c('RPS', 'control'))$total)
# 
# 
# 
# cor.test(filter(sal_for_cor, treatment%in%c('RPS', 'control'))$AULC,
#          filter(sal_for_cor, treatment%in%c('RPS', 'control'))$butyrate)
# 
# 
# 
# cor.test(filter(sal_for_cor, treatment%in%c('RPS', 'control'))$AULC,
#          filter(sal_for_cor, treatment%in%c('RPS', 'control'))$valerate)
# 
# 
# 
# cor.test(filter(sal_for_cor, treatment%in%c('RPS', 'control'))$AULC,
#          filter(sal_for_cor, treatment%in%c('RPS', 'control'))$caproate)
# 
# 
